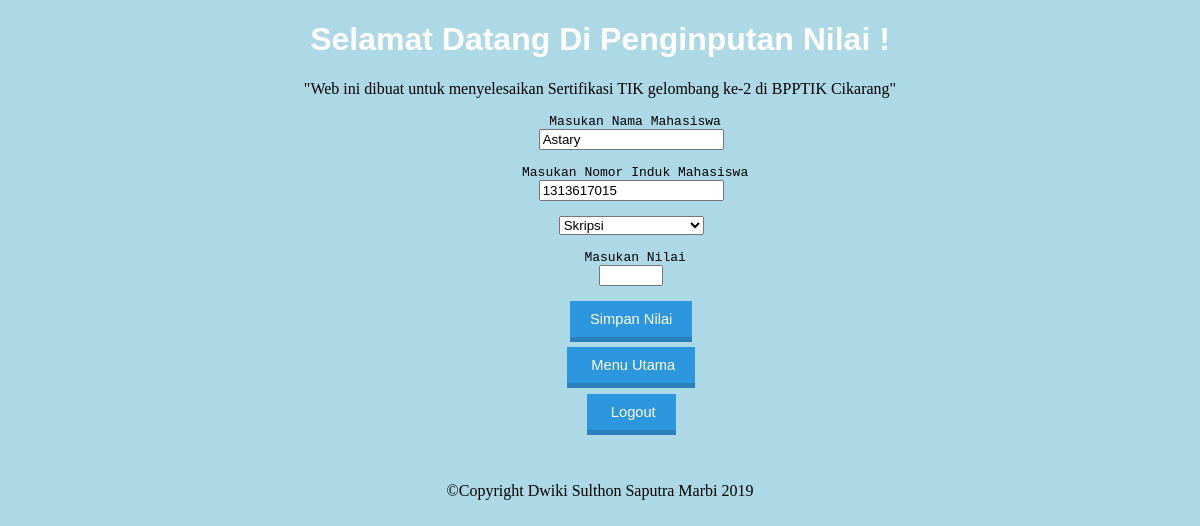
The page /edit.php?id=1 on the database its author committed.
### tables this page shows
CREATE TABLE `khs` (
  `id` int(11) NOT NULL,
  `nama` varchar(255) NOT NULL,
  `nim` int(11) NOT NULL,
  `nama_matkul` varchar(255) NOT NULL,
  `nilai_angka` double NOT NULL,
  `nilai_huruf` varchar(2) NOT NULL,
  `sks` int(11) NOT NULL,
  `nilai_kumulatif` double NOT NULL,
  `ipk` double NOT NULL
);

### edit.php (the view, shortened to what this page needs)
<!DOCTYPE html>
<html>
<head> <link rel="stylesheet" type="text/css" href="styles.css">
</head>
<body>
<h1 class="sansserif" style="text-align:center;"> Selamat Datang Di Penginputan Nilai !</h1>
<p class="sansserif" style="text-align:center;">"Web ini dibuat untuk menyelesaikan Sertifikasi TIK gelombang ke-2 di BPPTIK Cikarang"</p>
<div class="form">
	<?php
	include 'config.php';
	$id = $_GET['id'];
	$sql = $pdo->prepare("SELECT * FROM khs WHERE id='$id'");
	$sql->execute();
	while ($data = $sql->fetch()) {
?>
<form method="post" action="update.php?edit=$id"style="text-align:center;">
	<pre>
	<label> Masukan Nama Mahasiswa</label>
	<input type="text" name="Nama" value="<?php echo $data['nama'] ?>"/><br>
	<label> Masukan Nomor Induk Mahasiswa</label>
	<input type="number" name="NIM" value="<?php echo $data['nim'] ?>"/><br>
	<select name = "MataKuliah">
	<option><?php echo $data['nama_matkul'] ?></option>
	<?php
		include "config.php";
		$sql = $pdo->prepare("SELECT * FROM MataKuliah ORDER BY id_matkul asc");
		$sql->execute();
			?>
	</select><br>
	<label> Masukan Nilai</label>
	<input type="number" min="0" max="100" name="Nilai"/><br>
	<input type="submit" name="bhasil" value="Simpan Nilai"class='tombol'/>
	</form>
	<a href="menu.php"class="tombol"> Menu Utama</a><br><br>
	<a href="logout.php"class="tombol"> Logout</a><br><br>
	<?php
}
	?>
</div>
	<p class="sansserif" style="text-align:center;">©Copyright Dwiki Sulthon Saputra Marbi 2019</p>
</body>
</html>

### styles.css (style rules this page uses)
.tombol { background:#2C97DF; color:white; border-top:0; border-left:0; border-right:0; border-bottom:5px solid #2A80B9; padding:10px 20px; text-decoration:none; font-family:sans-serif; font-size:11pt; }

### edit.php (style rules this page uses)
body { background-color: lightblue; }
h1 { color: white; }
h1.sansserif { font-family: Verdana, Geneva, sans-serif; }

### rows shown on the page
khs: Nama "Astary", NIM "1313617015", MataKuliah "Skripsi"
